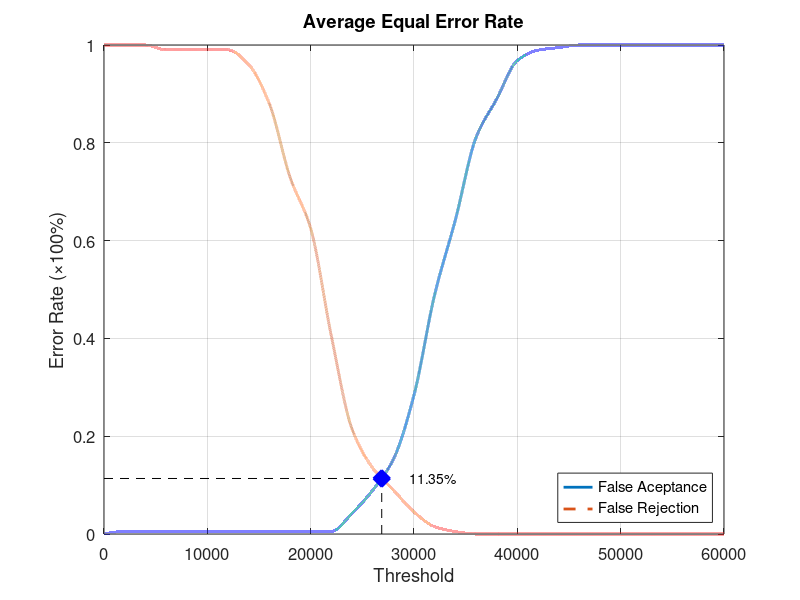
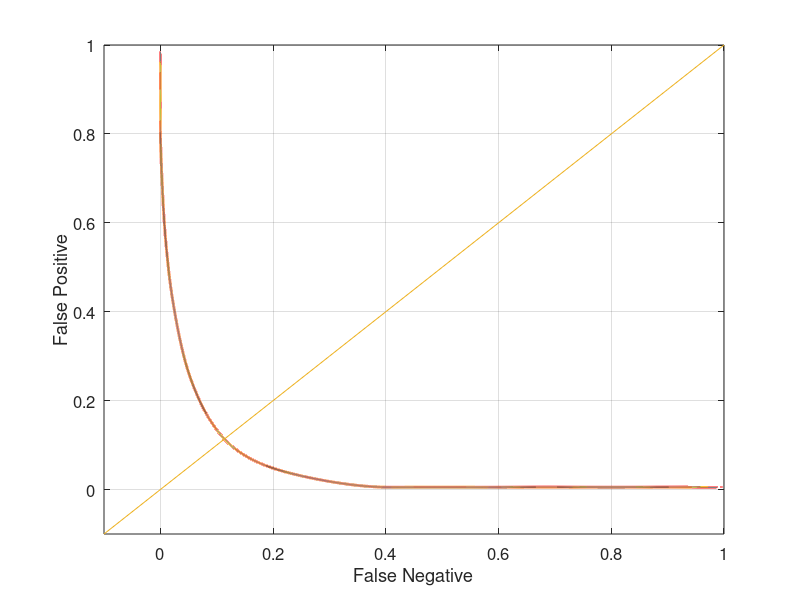

Reproduce these figures in MATLAB, in order.
function yEER = Database2_3
close all;
clear;
clc;
x = 0:2000:60000;
xq = 0:0.5:60000;

y0 = [0 0.00526316 0.00526316 0.00526316 0.00526316 0.00526316 0.00526316 0.00526316 0.00526316 0.00526316 0.00526316 0.00526316 0.0421053 0.0894737 0.152632 0.284211 0.489474 0.642105 0.810526 0.889474 0.968421 0.989474 0.994737 1 1 1 1 1 1 1 1];
yy0 = interp1(x, y0, xq, 'pchip');
y1 = [1 1 1 0.99 0.99 0.99 0.99 0.96 0.88 0.73 0.625 0.405 0.215 0.135 0.09 0.045 0.015 0.005 0 0 0 0 0 0 0 0 0 0 0 0 0];
yy1 = interp1(x, y1, xq, 'pchip');

% Calculating EER: 
y2 = abs(y0 - y1);
find(y2 == min(y2))
yy2 = abs(yy0 - yy1);
xEER = find(yy2 == min(yy2));
xEERIndex = xq(xEER) % X-axis EER
yEER = yy0(xEER) % Y-axis EER

main = figure
plot(xq, yy0,'-','LineWidth', 2);	hold on
plot(xq, yy1,'--','LineWidth', 2);	hold on
plot([xEERIndex xEERIndex], [0 yEER], 'k--');	hold on
plot([0 xEERIndex], [yEER yEER], 'k--');	hold on
plot(xEERIndex, yEER, 'bx', 'LineWidth', 10);	hold on
text(xEERIndex + 10 * xEERIndex / 100, yEER, [num2str(round((10000 * yEER)) / 100) '%'])
legend('False Aceptance', 'False Rejection', 'Location', 'SouthEast')
xlabel('Threshold')
ylabel('Error Rate (\times100%)')
title('Average Equal Error Rate')
set(gca, 'FontSize', 12)
axis([0 60000 0 1])
grid on

print(main, 'Database2_3Main', '-dpng');
FNRxFPR = figure('Color', [1 1 1]);
plot(yy1, yy0, '-', yy1, yy0, 'LineWidth', 2);
hold on
y = -0.1:0.1:1
plot(y, y); 
set(gca, 'FontSize', 12)
xlabel('False Negative')
ylabel('False Positive')
axis([-0.1 1 -0.1 1])
set(gca, 'FontSize', 12)
grid on

print(FNRxFPR, 'Database2_3FNRxFPR','-dpng');
end
